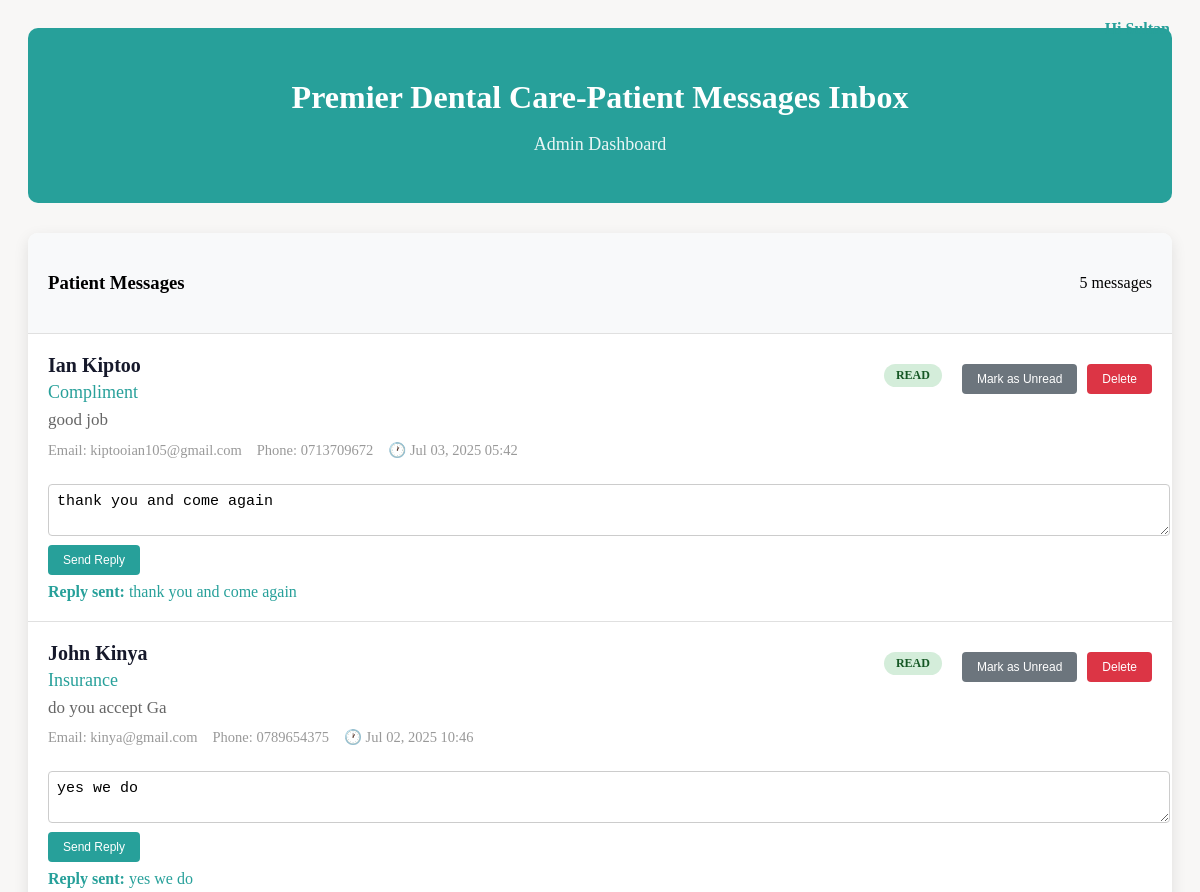
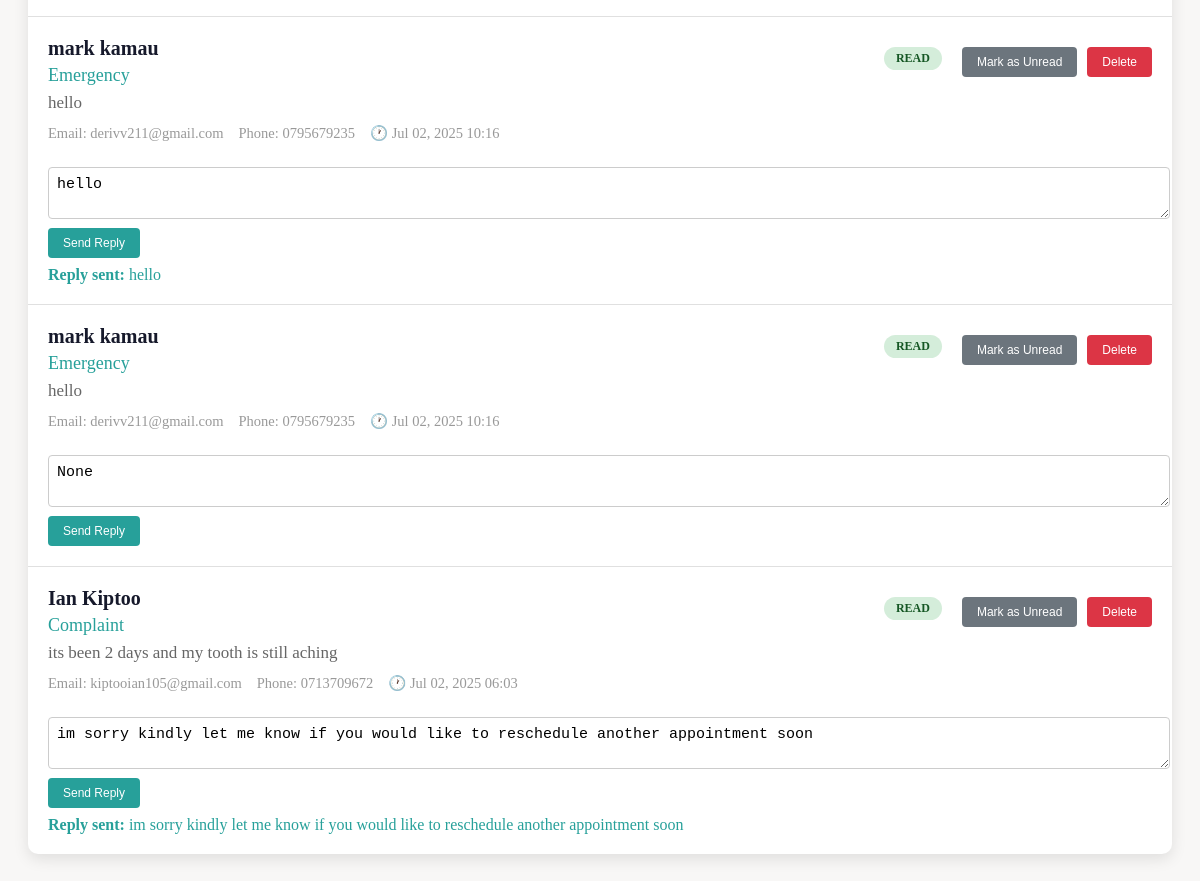
Screenshot of /inbox/ (signed in) with the database file from the repository (2 pictures, top to bottom).
### premier/models.py (models this page shows, shortened)
class Contact(models.Model):
    name = models.CharField(max_length=100)
    email = models.EmailField()
    phone_number = models.CharField(max_length=15, blank=True, null=True)
    subject = models.CharField(max_length=200)
    message = models.TextField()
    read = models.BooleanField(default=False)
    reply = models.TextField(blank=True, null=True)
    created_at = models.DateTimeField(auto_now_add=True)
    sent_by_admin = models.BooleanField(default=False)  # New field to indicate if the message is sent by an admin

### premier/views.py (the view, shortened to what this page needs)
# urls.py: path('inbox/', views.inbox, name='inbox'),
def inbox(request):
    contacts = Contact.objects.all().order_by('-id')
    return render(request, 'premier/inbox.html', {'contacts': contacts})

### templates/premier/inbox.html (shortened to what this page needs)
{% extends 'premier/base.html' %}
{% block user_status %}
<div style="position: fixed; top: 20px; right: 30px; z-index: 2000;">
    {% if user.is_authenticated %}
        <span style="color: #27a09a; font-weight: bold;">
            Hi {{ user.username }}
        </span>
    {% endif %}
</div>
{% endblock %}
{% block content %}
<div class="container">
    <div class="header">
        <h1>Premier Dental Care-Patient Messages Inbox</h1>
        <p>Admin Dashboard</p>
    </div>
    <div class="messages-container">
        <div class="messages-header">
            <h3>Patient Messages</h3>
            <span id="messageCount">{{ contacts|length }} messages</span>
        </div>
        <div class="messages-feed">
            {% if contacts %}
                {% for contact in contacts %}
                <div class="message-item {% if not contact.read %}unread{% endif %}" id="message-{{ contact.id }}">
                    <div class="message-header">
                        <div class="message-info">
                            <div class="sender-name">{{ contact.name }}</div>
                            <div class="message-subject">{{ contact.subject }}</div>
                            <div class="message-preview">{{ contact.message|truncatechars:100 }}</div>
                            <div class="message-meta">
                                <span>Email: {{ contact.email }}</span>
                                {% if contact.phone_number %}
                                    <span>Phone: {{ contact.phone_number }}</span>
                                {% endif %}
                                {% if contact.created_at %}
                                    <span>🕐 {{ contact.created_at|date:"M d, Y H:i" }}</span>
                                {% endif %}
                            </div>
                        </div>
                        <div class="message-actions">
                            {% if contact.read %}
                                <span class="status-badge status-read">Read</span>
                                <button class="action-btn toggle" onclick="toggleRead({{ contact.id }}, false)">Mark as Unread</button>
                            {% else %}
                                <span class="status-badge status-unread">Unread</span>
                                <button class="action-btn toggle" onclick="toggleRead({{ contact.id }}, true)">Mark as Read</button>
                            {% endif %}
                            <button class="action-btn delete" onclick="deleteMessage({{ contact.id }})">Delete</button>
                        </div>
                    </div>
                    <div class="reply-section" style="margin-top:15px;">
                        <form method="post" action="{% url 'reply_message' contact.id %}">
                            <textarea name="reply" rows="2" placeholder="Type your reply here..." style="width:100%;padding:8px;">{{ contact.reply }}</textarea>
                            <button type="submit" class="action-btn" style="margin-top:5px;">Send Reply</button>
                        </form>
                        {% if contact.reply %}
                            <div style="margin-top:8px;color:#27a09a;"><strong>Reply sent:</strong> {{ contact.reply }}</div>
                        {% endif %}
                    </div>
                </div>
                {% endfor %}
            {% else %}
                <p style="padding: 20px;">No messages found.</p>
            {% endif %}
        </div>
    </div>
</div>
{% endblock %}

### templates/premier/inbox.html (style rules this page uses)
body { background: #f8f7f6; }
.container { max-width: 1400px; margin: 0 auto; padding: 20px; }
.header { background: #27a09a; color: white; text-align: center; padding: 30px 20px; border-radius: 10px; margin-bottom: 30px; }
.header h1 { font-size: 32px; margin-bottom: 10px; }
.header p { font-size: 18px; opacity: 0.9; }
.messages-container { background: white; border-radius: 10px; box-shadow: 0 5px 15px rgba(0,0,0,0.1); overflow: hidden; margin-bottom: 40px; }
.messages-header { background: #f8f9fa; padding: 20px; border-bottom: 1px solid #e0e0e0; display: flex; justify-content: space-between; align-items: center; }
.messages-feed { width: 100%; }
.message-item { border-bottom: 1px solid #e0e0e0; padding: 20px; cursor: pointer; }
.message-item:last-child { border-bottom: none; }
.message-header { display: flex; justify-content: space-between; align-items: flex-start; margin-bottom: 10px; }
.message-info { flex: 1; }
.sender-name { font-weight: bold; color: #16192b; font-size: 20px; margin-bottom: 5px; }
.message-subject { font-size: 18px; color: #27a09a; font-weight: 500; margin-bottom: 5px; }
.message-preview { color: #666; font-size: 17px; line-height: 1.4; margin-bottom: 10px; }
.message-meta { display: flex; gap: 15px; font-size: 14.5px; color: #999; }
.message-actions { display: flex; gap: 10px; align-items: flex-start; margin-top: 10px; }
.action-btn { padding: 8px 15px; font-size: 12px; border: none; border-radius: 4px; cursor: pointer; transition: all 0.3s; background: #27a09a; color: white; }
.action-btn.delete { background: #dc3545; }
.action-btn.toggle { background: #6c757d; }
.status-badge { padding: 4px 12px; border-radius: 20px; font-size: 12px; font-weight: bold; text-transform: uppercase; margin-right: 10px; }
.status-read { background: #d4edda; color: #155724; }
.reply-section textarea { width: 100%; padding: 8px; border-radius: 4px; border: 1px solid #ccc; margin-top: 10px; font-size: 15px; resize: vertical; }
.reply-section button { margin-top: 5px; }

### rows the page displays
Contact: name "Ian Kiptoo", subject "Compliment", message "good job", email "kiptooian105@gmail.com", phone_number "0713709672", created_at "Jul 03, 2025 05:42", reply "thank you and come again"
Contact: name "John Kinya", subject "Insurance", message "do you accept Ga", email "kinya@gmail.com", phone_number "0789654375", created_at "Jul 02, 2025 10:46", reply "yes we do"
Contact: name "mark kamau", subject "Emergency", message "hello", email "derivv211@gmail.com", phone_number "0795679235", created_at "Jul 02, 2025 10:16", reply "hello"
Contact: name "mark kamau", subject "Emergency", message "hello", email "derivv211@gmail.com", phone_number "0795679235", created_at "Jul 02, 2025 10:16", reply "None"
Contact: name "Ian Kiptoo", subject "Complaint", message "its been 2 days and my tooth is still aching", email "kiptooian105@gmail.com", phone_number "0713709672", created_at "Jul 02, 2025 06:03", reply "im sorry kindly let me know if you would like to reschedule another appointment soon"

### other values shown
{{ user.username }} "Sultan"
{{ contacts|length }} "5"
